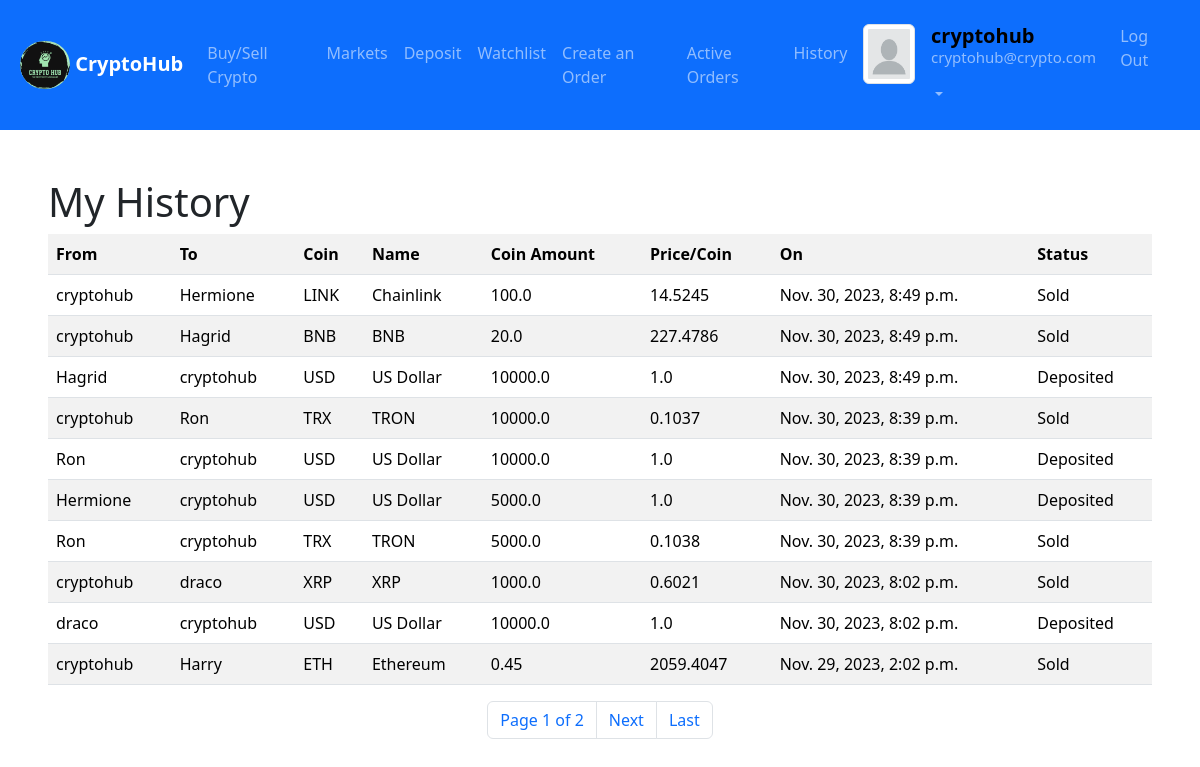
Page /history (signed in) on the committed database.
### exchange/models.py (models this page shows, shortened)
class User(AbstractUser):
    profile_url=models.URLField(blank=True)

class History(models.Model):
    transaction_on=models.DateTimeField(default=datetime.datetime.now())
    to_user=models.ForeignKey(User,on_delete=models.CASCADE,related_name="received")
    from_user=models.ForeignKey(User,on_delete=models.CASCADE,related_name="send")
    transacted_coin=models.ForeignKey(List_Coin,on_delete=models.CASCADE,related_name="transacted")
    transacted_coin_value=models.FloatField()
    """transacted_amount-number of coins
    """
    transacted_amount=models.FloatField(default=0)#number of coins
    transact_action=models.CharField(max_length=64,blank=True)#Purchased/Sold/Send/

class List_Coin(models.Model):
    coin_id=models.CharField(max_length=64,unique=True)
    symbol=models.CharField(max_length=16,unique=True)
    title=models.CharField(max_length=64,unique=True)
    logo_url=models.URLField(blank=True)

### exchange/views.py (the view)
# urls.py: path("history", views.history, name="history"),
@login_required
def history(request):
    try:
        history = History.objects.filter(Q(from_user=request.user) | Q(to_user=request.user))
        history = history.order_by("-transaction_on").all()
        paginator = Paginator(history, 10)
        page_number = request.GET.get("page")
        page_obj = paginator.get_page(page_number)
    except:
        page_obj=[]
    return render(request, 'history.html', {'history': page_obj})

### exchange/templates/history.html (shortened to what this page needs)
{% extends "layout.html" %}
{% block body %}
   <div id="history_div">
    <h1>My History</h1>
<table class="table table-striped">
<tr>
    <th>From</th>
    <th>To</th>
    <th>Coin</th>
    <th>Name</th>
    <th>Coin Amount</th>
    <th>Price/Coin</th>
    <th>On</th>
    <th>Status</th>
</tr>
{%for event in history%}
<tr>
    <td>{{event.from_user}}</td>
    <td>{{event.to_user}}</td>
    <td>{{event.transacted_coin.symbol}}</td>
    <td>{{event.transacted_coin.title}}</td>
    <td>{{event.transacted_amount}}</td>
    <td>{{event.transacted_coin_value}}</td>
    <td>{{event.transaction_on}}</td>
    <td>{{event.transact_action}}</td>
</tr>
{%endfor%}
</table>
   </div>
{%if history %}
   <nav >
    <ul class="pagination justify-content-center">
      <li class="page-item"><a id="market_current" class="page-link" href="?page={{ history.number }}">Page {{ history.number }} of {{ history.paginator.num_pages }}</a></li>
      {% if history.has_next %}
      <li class="page-item"><a id="market_next" class="page-link" href="?page={{ history.next_page_number }}">Next</a></li>
      <li class="page-item"><a id="market_last" class="page-link" href="?page={{ history.paginator.num_pages }}">Last</a></li>
      {% endif %}
    </ul>
  </nav>
  {% endif %}
{% endblock %}

### exchange/templates/layout.html (shortened to what this page needs)
{% load static %}
<!DOCTYPE html>
<html lang="en">
  <head>
    <link
      href="https://cdn.jsdelivr.net/npm/bootstrap@5.3.2/dist/css/bootstrap.min.css"
      rel="stylesheet"
    />
    <link rel="stylesheet" href="{% static 'style.css'%}" />
  </head>
  <body>
    <nav class="navbar navbar-expand-sm bg-primary navbar-dark">
      <div class="container-fluid m-2">
        <a class="navbar-brand" href="{%url 'index'%}">
          <img
            src="{% static 'media\cryptohub.png'%}"
            alt="Crypto Hub"
            width="50px"
            class="rounded-pill"
            \
          />
          <strong>CryptoHub</strong>
        </a>
        <div class="collapse navbar-collapse" id="collapsibleNavbar">
          <ul class="navbar-nav">
            <li class="nav-item">
              <a class="nav-link" href="{% url 'buy_sell' %}"
                >Buy/Sell Crypto</a
              >
            </li>
            <li class="nav-item">
              <a class="nav-link" href="{%url 'markets'%}">Markets</a>
            </li>
            {% if user.is_authenticated %}
            <li class="nav-item">
              <a class="nav-link" href="{% url 'deposit' %}">Deposit</a>
            </li>
            <li class="nav-item">
              <a class="nav-link" href="{% url 'watchlist' %}">Watchlist</a>
            </li>
            <li class="nav-item">
              <a class="nav-link" href="{% url 'create_orders' %}"
                >Create an Order</a
              >
            </li>
            <li class="nav-item">
              <a class="nav-link" href="{% url 'all_orders' %}">Active Orders</a>
            </li>
            <li class="nav-item">
              <a class="nav-link" href="{% url 'history' %}">History</a>
            </li>
            {%endif%}
          </ul>
        </div>
        <div
          class="collapse navbar-collapse justify-content-end"
          id="collapsibleNavbar"
        >
          <ul class="navbar-nav">
            {% if user.is_authenticated %}
            <li class="nav-item">
              <a class="nav-link" href="{%url 'profile'%}">
                <img
                  style="width: 60px; height: 60px"
                  {%if user.profile_url %}
                  src="{{user.profile_url}}"
                  {%else%}
                  src="{% static 'media\blank.png' %}"
                  {%endif%}
                  alt="..."
                  class="img-thumbnail"
                />
              </a>
            </li>
            <li class="nav-item dropdown me-2">
              <a
                class="nav-link dropdown-toggle"
                href="#"
                role="button"
                data-bs-toggle="dropdown"
              >
                <h5>
                  <strong style="color: black">{{user.username}}</strong>
                  <p style="font-size: 15px">{{user.email}}</p>
                </h5>
              </a>
            </li>
            <li class="nav-item">
              <a class="nav-link" href="{%url 'logout'%}">Log Out</a>
            </li>
            {%endif%}
          </ul>
        </div>
      </div>
    </nav>
    <div class="m-5">
      {% block body %} {% endblock %}
    </div>
  </body>
</html>

### exchange/static/style.css (style rules this page uses)
body { font-family: "Courier New", Courier, monospace "Segoe UI", Tahoma, Geneva, Verdana, sans-serif; }

### rows in the picture
User: username "cryptohub", email "cryptohub@crypto.com"
History: from_user "cryptohub", to_user "Hermione", transacted_coin.symbol "LINK", transacted_coin "Chainlink", transacted_amount "100.0", transacted_coin_value "14.5245", transaction_on "Nov. 30, 2023, 8:49 p.m.", transact_action "Sold"
History: from_user "cryptohub", to_user "Hagrid", transacted_coin.symbol "BNB", transacted_coin "BNB", transacted_amount "20.0", transacted_coin_value "227.4786", transaction_on "Nov. 30, 2023, 8:49 p.m.", transact_action "Sold"
History: from_user "Hagrid", to_user "cryptohub", transacted_coin.symbol "USD", transacted_coin "US Dollar", transacted_amount "10000.0", transacted_coin_value "1.0", transaction_on "Nov. 30, 2023, 8:49 p.m.", transact_action "Deposited"
History: from_user "cryptohub", to_user "Ron", transacted_coin.symbol "TRX", transacted_coin "TRON", transacted_amount "10000.0", transacted_coin_value "0.1037", transaction_on "Nov. 30, 2023, 8:39 p.m.", transact_action "Sold"
History: from_user "Ron", to_user "cryptohub", transacted_coin.symbol "USD", transacted_coin "US Dollar", transacted_amount "10000.0", transacted_coin_value "1.0", transaction_on "Nov. 30, 2023, 8:39 p.m.", transact_action "Deposited"
History: from_user "Hermione", to_user "cryptohub", transacted_coin.symbol "USD", transacted_coin "US Dollar", transacted_amount "5000.0", transacted_coin_value "1.0", transaction_on "Nov. 30, 2023, 8:39 p.m.", transact_action "Deposited"
History: from_user "Ron", to_user "cryptohub", transacted_coin.symbol "TRX", transacted_coin "TRON", transacted_amount "5000.0", transacted_coin_value "0.1038", transaction_on "Nov. 30, 2023, 8:39 p.m.", transact_action "Sold"
History: from_user "cryptohub", to_user "draco", transacted_coin.symbol "XRP", transacted_coin "XRP", transacted_amount "1000.0", transacted_coin_value "0.6021", transaction_on "Nov. 30, 2023, 8:02 p.m.", transact_action "Sold"
History: from_user "draco", to_user "cryptohub", transacted_coin.symbol "USD", transacted_coin "US Dollar", transacted_amount "10000.0", transacted_coin_value "1.0", transaction_on "Nov. 30, 2023, 8:02 p.m.", transact_action "Deposited"
History: from_user "cryptohub", to_user "Harry", transacted_coin.symbol "ETH", transacted_coin "Ethereum", transacted_amount "0.45", transacted_coin_value "2059.4047", transaction_on "Nov. 29, 2023, 2:02 p.m.", transact_action "Sold"

### other values in the picture
{{ history.number }} "1"
{{ history.paginator.num_pages }} "2"
